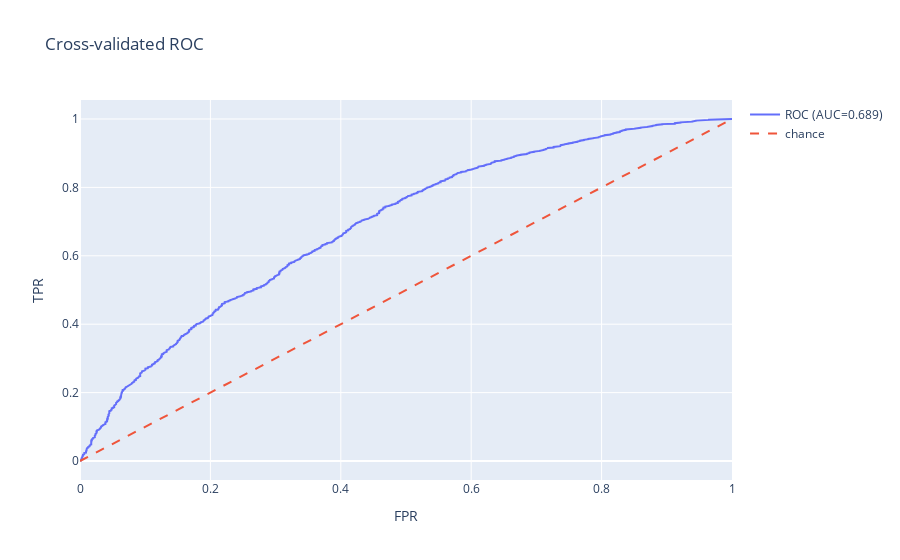
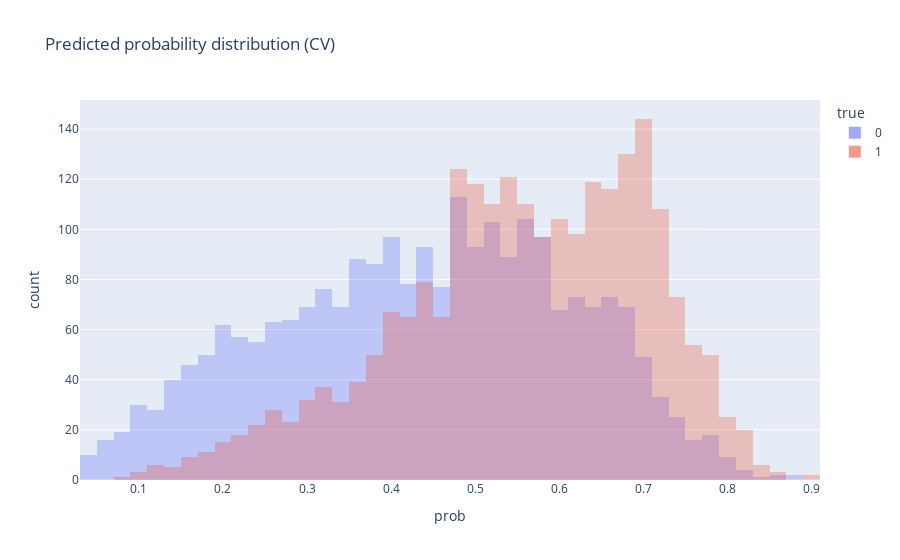
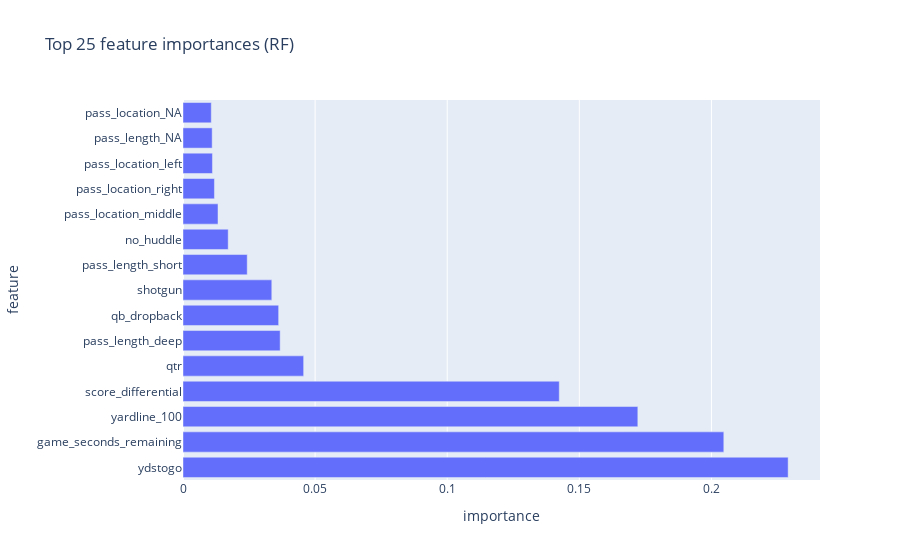

The code cell stored with these charts, in order, in its notebook:
### Markdown cell above
## 3c — Model diagnostics and interactive visuals

I run a few concise diagnostics and interactive charts to validate model behavior and prepare the visuals I'll use in the demo.

What I produce and why:
- Cross‑validated ROC curve (AUC): shows the model's ranking ability on unseen data. I use cross‑validated probabilities so the curve reflects generalization, not a single split.
- Predicted probability distribution (by true label): lets me inspect separation between conversions and failures, check for overlapping mass, and spot over‑ or under‑confidence.
- Top features (coefficients or importances): for logistic regression I show signed coefficients (direction + magnitude); for RandomForest I show feature_importances_. This helps explain which features drive the model's decisions.

Quick checks I perform:
- Confirm the model isn't overconfident (look for probability mass excessively near 0 or 1).
- Inspect misclassified / borderline examples to understand common failure modes.
- Verify important features align with domain intuition (e.g., ydstogo and yardline_100 behavior).

Interactive notes:
- Charts use Plotly so I can hover, zoom, and highlight during the presentation to demonstrate specific cases and explain model behavior.

### Code cell
# Diagnostics & Plotly charts (requires plotly installed)
import numpy as np
import plotly.express as px
import plotly.graph_objects as go
from sklearn.metrics import roc_curve, auc, confusion_matrix

# Cross-validated probabilities via cross_val_predict to get more robust probability estimates
from sklearn.model_selection import cross_val_predict
probs_cv = cross_val_predict(best_estimator, X, y, cv=search_cv, method='predict_proba', n_jobs=-1)[:,1]

fpr, tpr, _ = roc_curve(y, probs_cv)
roc_auc = auc(fpr, tpr)

fig_roc = go.Figure()
fig_roc.add_trace(go.Scatter(x=fpr, y=tpr, mode='lines', name=f'ROC (AUC={roc_auc:.3f})'))
fig_roc.add_trace(go.Scatter(x=[0,1], y=[0,1], mode='lines', name='chance', line=dict(dash='dash')) )
fig_roc.update_layout(title='Cross-validated ROC', xaxis_title='FPR', yaxis_title='TPR')
fig_roc.show()

# Probability distribution split by true label

# We create a small DataFrame for Plotly visuals
import pandas as pd

df_plot = X.copy()
df_plot['prob'] = probs_cv
df_plot['true'] = y.values

fig_prob = px.histogram(df_plot, x='prob', color='true', barmode='overlay', nbins=50, title='Predicted probability distribution (CV)')
fig_prob.update_traces(opacity=0.6)
fig_prob.show()

# Feature importance — logistic coefficients or RF importances if available
if hasattr(best_estimator, 'coef_'):
    coefs = best_estimator.coef_.ravel()
    feat_imp = pd.DataFrame({'feature': X.columns, 'importance': coefs})
    feat_imp['abs'] = feat_imp['importance'].abs()
    feat_imp = feat_imp.sort_values('abs', ascending=False).head(25)
    fig_coef = px.bar(feat_imp, x='importance', y='feature', orientation='h', title='Top 25 coefficients (absolute importance)')
    fig_coef.show()

elif hasattr(best_estimator, 'feature_importances_'):
    imps = best_estimator.feature_importances_
    feat_imp = pd.DataFrame({'feature': X.columns, 'importance': imps}).sort_values('importance', ascending=False).head(25)
    fig_imp = px.bar(feat_imp, x='importance', y='feature', orientation='h', title='Top 25 feature importances (RF)')
    fig_imp.show()

else:
    print('Estimator has no direct coefficient/importance attributes to display')

### Figure 1 — Plotly figure (JSON) as saved in the notebook; plotly's stock layout.template omitted (floating-point values rounded to 4 significant figures; data arrays with more than 128 entries replaced by an {"elided": "..."} marker saying what was removed)
{"data": [{"mode": "lines", "name": "ROC (AUC=0.689)", "type": "scatter", "x": {"elided": "2114 float values"}, "y": {"elided": "2114 float values"}}, {"line": {"dash": "dash"}, "mode": "lines", "name": "chance", "type": "scatter", "x": [0, 1], "y": [0, 1]}], "layout": {"title": {"text": "Cross-validated ROC"}, "xaxis": {"title": {"text": "FPR"}}, "yaxis": {"title": {"text": "TPR"}}}}

### Figure 2 — Plotly figure (JSON) as saved in the notebook; plotly's stock layout.template omitted (floating-point values rounded to 4 significant figures; data arrays with more than 128 entries replaced by an {"elided": "..."} marker saying what was removed)
{"data": [{"bingroup": "x", "hovertemplate": "true=0<br>prob=%{x}<br>count=%{y}<extra></extra>", "legendgroup": "0", "marker": {"color": "#636efa", "opacity": 0.5, "pattern": {"shape": ""}}, "name": "0", "nbinsx": 50, "opacity": 0.6, "orientation": "v", "showlegend": true, "type": "histogram", "x": {"elided": "2383 float values"}, "xaxis": "x", "yaxis": "y"}, {"bingroup": "x", "hovertemplate": "true=1<br>prob=%{x}<br>count=%{y}<extra></extra>", "legendgroup": "1", "marker": {"color": "#EF553B", "opacity": 0.5, "pattern": {"shape": ""}}, "name": "1", "nbinsx": 50, "opacity": 0.6, "orientation": "v", "showlegend": true, "type": "histogram", "x": {"elided": "2338 float values"}, "xaxis": "x", "yaxis": "y"}], "layout": {"barmode": "overlay", "legend": {"title": {"text": "true"}, "tracegroupgap": 0}, "title": {"text": "Predicted probability distribution (CV)"}, "xaxis": {"anchor": "y", "domain": [0, 1], "title": {"text": "prob"}}, "yaxis": {"anchor": "x", "domain": [0, 1], "title": {"text": "count"}}}}

### Figure 3 — Plotly figure (JSON) as saved in the notebook; plotly's stock layout.template omitted (floating-point values rounded to 4 significant figures)
{"data": [{"hovertemplate": "importance=%{x}<br>feature=%{y}<extra></extra>", "legendgroup": "", "marker": {"color": "#636efa", "pattern": {"shape": ""}}, "name": "", "orientation": "h", "showlegend": false, "textposition": "auto", "type": "bar", "x": [0.229, 0.2047, 0.1722, 0.1424, 0.04566, 0.03677, 0.0362, 0.03361, 0.02431, 0.0171, 0.01325, 0.0119, 0.01115, 0.01104, 0.0107], "xaxis": "x", "y": ["ydstogo", "game_seconds_remaining", "yardline_100", "score_differential", "qtr", "pass_length_deep", "qb_dropback", "shotgun", "pass_length_short", "no_huddle", "pass_location_middle", "pass_location_right", "pass_location_left", "pass_length_NA", "pass_location_NA"], "yaxis": "y"}], "layout": {"barmode": "relative", "legend": {"tracegroupgap": 0}, "title": {"text": "Top 25 feature importances (RF)"}, "xaxis": {"anchor": "y", "domain": [0, 1], "title": {"text": "importance"}}, "yaxis": {"anchor": "x", "domain": [0, 1], "title": {"text": "feature"}}}}
